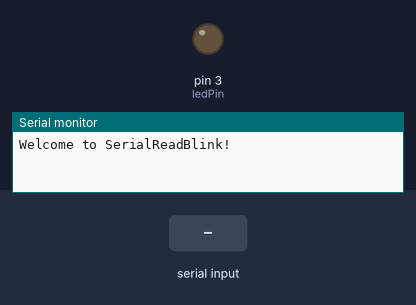
The sketch below on a simulated Arduino Uno, built with avr-gcc and run on an emulated ATmega328P. On the bench: output pins drawn as LEDs (lit = HIGH), the last lines printed to the serial monitor. Dashed ring = blinking. The test bench sets the inputs (shaded band).

Above: at 1.2 s.
1.3 s: "90,45\n" received over Serial
At 1.37 s:
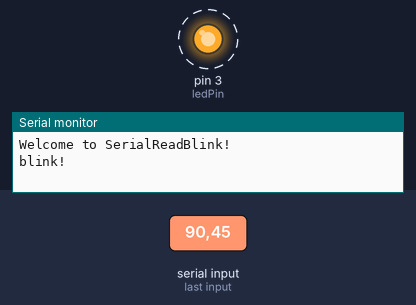
Timing chart, 0 to 8.1 s (numbered marks = the images above; inputs shaded):
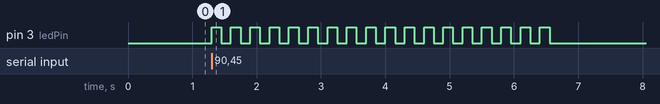

The sketch:

SerialReadBlink.pde
```cpp
/*
 * Serial Read Blink
 * -----------------
 * Turns on and off a light emitting diode(LED) connected to digital
 * pin 13. The LED will blink the number of times given by a
 * single-digit ASCII number read from the serial port.
 *
 * Created 18 October 2006
 * copyleft 2006 Tod E. Kurt <tod@todbot.com>
 * http://todbot.com/
 *
 * based on "serial_read_advanced" example
 */

int ledPin = 3;   // select the pin for the LED
int val = 0;       // variable to store the data from the serial port

void setup() {
  pinMode(ledPin,OUTPUT);    // declare the LED's pin as output
  Serial.begin(9600);        // connect to the serial port
  Serial.println("Welcome to SerialReadBlink!");
}

void loop () {
  val = Serial.read();      // read the serial port

  // if the stored value is a single-digit number, blink the LED that number
  if (val > '0' && val <= '9' ) {
    val = val - '0';       // convert from character to number
    for(int i=0; i<val; i++) {
      Serial.println("blink!");
      digitalWrite(ledPin,HIGH);
      delay(150);
      digitalWrite(ledPin, LOW);
      delay(150);
    }
  }
}
```

Measured:
- after the input at 1.3 s, pin 3 (ledPin): alternates HIGH for 0.15 s and LOW for 0.15 s, 36 changes in all, then stays LOW, starting at once
